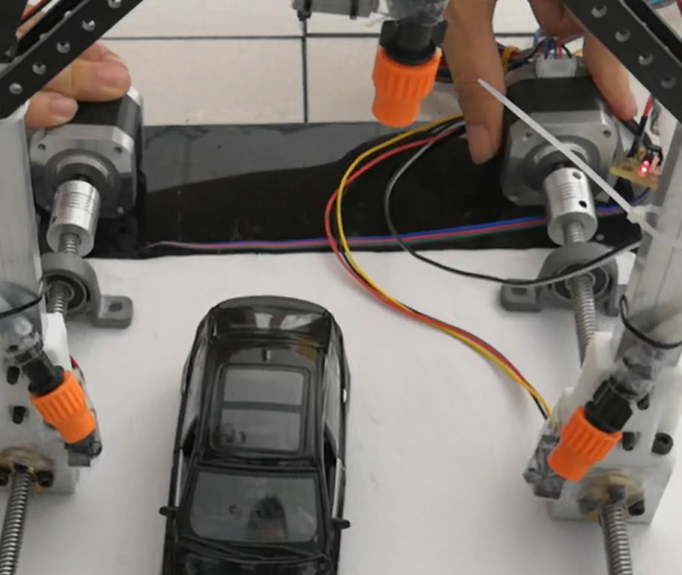
#> input picture res/target.png, 682 x 575 px
$ python basic.py
#> lines starting #> are read from the running program, lines starting #| are printed output that depends on the picture
import cv2
import os
import matplotlib.pyplot as plt
def cv_show(name,img):
    cv2.imshow(name,img)
    cv2.waitKey(0)
    cv2.destroyAllWindows()

if __name__ == "__main__":

    root_dir = os.path.dirname(os.path.abspath('.'))  # 获取当前文件(这里是指run_report.py)所在目录的父目录的绝对路径,也就是项目所在路径E:\DDT_Interface
    img_car_dir = root_dir + '/res/target.png'  # 根据项目所在路径，找到用例所在的相对项目的路径
    img_toma_dir = root_dir + '/res/toma.jpg'  # 根据项目所在路径，找到用例所在的相对项目的路径
    img_car = cv2.imread(img_car_dir);
#> img_car is the input picture: shape (575, 682, 3); mean B, G, R 108.5, 114, 121.2
    img_toma = cv2.imread(img_toma_dir);
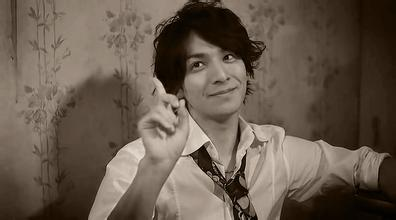
#> input picture res/toma.jpg, 396 x 220 px
#> img_toma is the input picture: shape (220, 396, 3); mean B, G, R 77, 89.7, 103.3
    # cv_show("image", img_car)
    cv2.imshow("image",img_car)
    # print(root_dir)
    # print(case_dir)

    h,w,c = img_toma.shape
#> h = 220; w = 396; c = 3
    print(h,w,c)
#| 220 396 3

    img_car = cv2.resize(img_car,dsize=(w,h))  #先宽后高
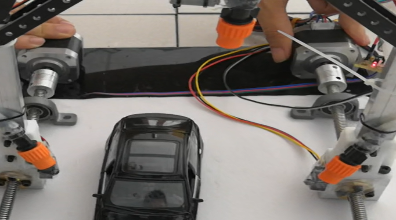
#> img_car: shape (220, 396, 3); mean B, G, R 108.4, 113.9, 121.1
    img_add = cv2.add(img_car, img_toma) #越界不处理
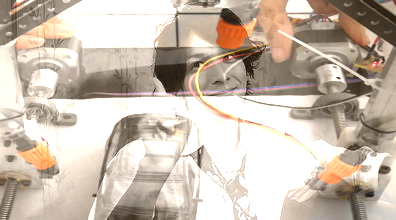
#> img_add: shape (220, 396, 3); mean B, G, R 175.4, 189, 202.9
    # img_add = img_car+img_toma #越界%255
    cv2.imshow("after",img_add)

    weighted = cv2.addWeighted(src1=img_car, alpha=0.4, src2=img_toma, beta=0.6,gamma=0)
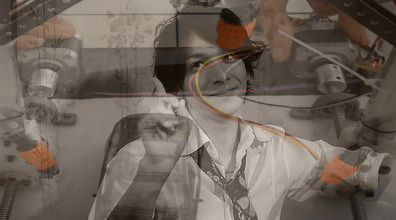
#> weighted: shape (220, 396, 3); mean B, G, R 89.6, 99.4, 110.4

    cv2.imshow("weighter",weighted)

    img_car = cv2.resize(img_car, (0, 0), fx=3, fy=4)
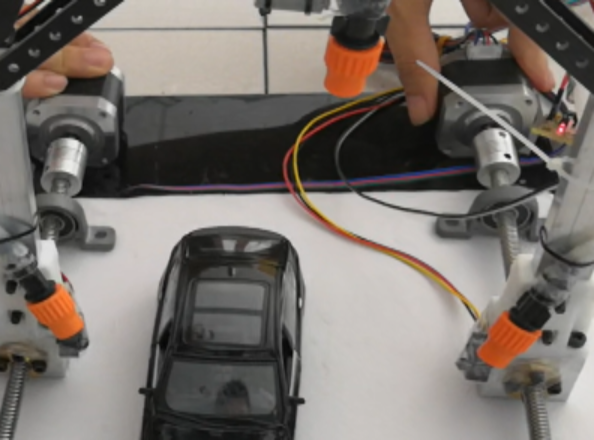
#> img_car: shape (880, 1188, 3) (shown at 1/2 size); mean B, G, R 108.3, 113.8, 121
    cv2.imshow("car_after",img_car)


    cv2.waitKey(0)
    cv2.destroyAllWindows()
